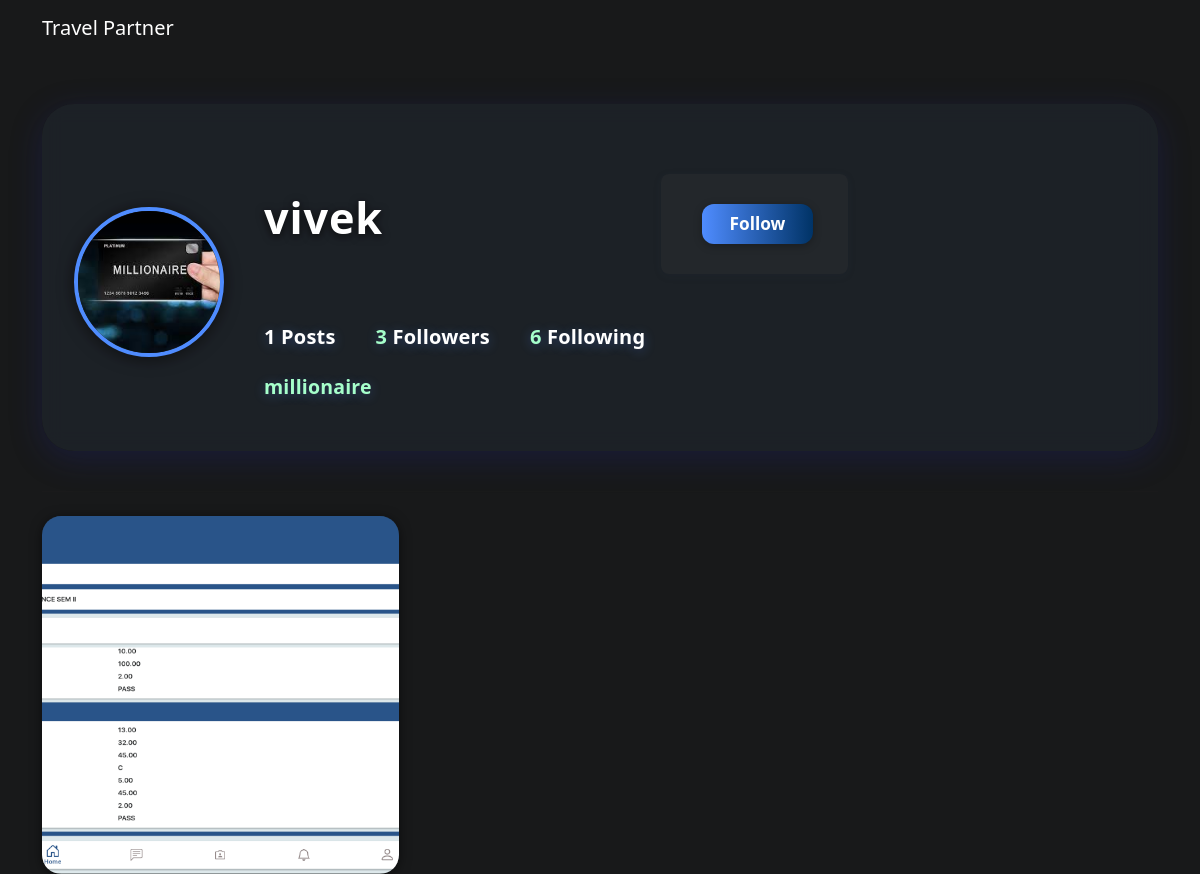
Screenshot of /user/vivek with the database file from the repository.
### app.py (models this page shows, shortened)
class User(db.Model, UserMixin):
    id = db.Column(db.Integer, primary_key=True)
    username = db.Column(db.String(80), unique=True, nullable=False)
    password = db.Column(db.String(120), nullable=False)
    bio = db.Column(db.String(300))
    interests = db.Column(db.String(300))
    profile_pic = db.Column(db.String(120))
    last_seen = db.Column(db.DateTime, default=datetime.utcnow)
    profile_pic_updated_at = db.Column(db.DateTime, default=datetime.utcnow)

class TripPost(db.Model):
    post_id = db.Column(db.Integer, primary_key=True)
    username = db.Column(db.String(80), db.ForeignKey('user.username'), nullable=False)
    image = db.Column(db.String(255), nullable=False)
    caption = db.Column(db.Text, nullable=True)
    timestamp = db.Column(db.DateTime, default=datetime.utcnow)

### app.py (the view)
@app.route('/user/<username>')
def view_profile(username):
    user = User.query.filter_by(username=username).first()
    if not user:
        flash('User not found.', 'danger')
        return redirect(url_for('home'))
    posts = TripPost.query.filter_by(username=username).order_by(TripPost.timestamp.desc()).all()
    followers = [f.follower for f in Follow.query.filter_by(followed=username).all()]
    following = [f.followed for f in Follow.query.filter_by(follower=username).all()]
    is_following = False
    if 'username' in session and session['username'] != username:
        is_following = Follow.query.filter_by(follower=session['username'], followed=username).first() is not None
    return render_template('profile.html', user=user, posts=posts, followers=followers, following=following, is_following=is_following)

### app.py (called while the page is built)
@app.before_request
def update_last_seen():
    if 'username' in session:
        user = User.query.filter_by(username=session['username']).first()
        if user:
            user.last_seen = datetime.utcnow()
            db.session.commit()

@app.context_processor
def inject_profile_pic_version():
    version = None
    if 'username' in session:
        user = User.query.filter_by(username=session['username']).first()
        if user and user.profile_pic_updated_at:
            version = int(user.profile_pic_updated_at.timestamp())
    if not version:
        from datetime import datetime
        version = int(datetime.utcnow().timestamp())
    return {'profile_pic_version': version}

### templates/profile.html (shortened to what this page needs)
<!DOCTYPE html>
<html>
<head>
    <link href="https://cdn.jsdelivr.net/npm/bootstrap@5.3.2/dist/css/bootstrap.min.css" rel="stylesheet">
    <link rel="stylesheet" href="https://cdn.jsdelivr.net/npm/bootstrap-icons@1.10.5/font/bootstrap-icons.css">
    <link rel="stylesheet" href="{{ url_for('static', filename='css/style.css') }}">
</head>
<body class="bg-dark">
    {% include 'navbar.html' %}
    <div class="container mt-5">
        <div class="profile-header-pro">
            <img src="{{ url_for('static', filename='profile_pics/' ~ (user.profile_pic if user.profile_pic else 'default_avatar.png')) }}" class="profile-pic-lg-pro">
            <div class="profile-info-pro">
                <div class="d-flex align-items-center mb-2">
                    <span class="profile-username-pro">{{ user.username }}</span>
                    {% if session['username'] == user.username %}
                        <a href="{{ url_for('edit_profile') }}" class="btn btn-ig-pro ms-3">Edit Profile</a>
                        <a href="{{ url_for('logout') }}" class="btn btn-ig-pro ms-2">Logout</a>
                    {% else %}
                        <form method="post" action="{{ url_for('follow_user' if not is_following else 'unfollow_user', username=user.username) }}" class="d-inline">
                            <button type="submit" class="btn btn-ig-pro ms-3">{{ 'Follow' if not is_following else 'Unfollow' }}</button>
                        </form>
                    {% endif %}
                </div>
                <div class="profile-stats-pro">
                    <span><b>{{ posts|length }}</b> Posts</span>
                    <span>
                      <b><a href="#" data-bs-toggle="modal" data-bs-target="#followersModal">{{ followers|length }}</a></b> Followers
                    </span>
                    <span>
                      <b><a href="#" data-bs-toggle="modal" data-bs-target="#followingModal">{{ following|length }}</a></b> Following
                    </span>
                </div>
                <div class="profile-bio-pro">{{ user.bio }}</div>
            </div>
        </div>
        <hr style="border-color:#222;">
        <div class="post-grid-pro mt-4">
            {% for post in posts %}
                <a href="{{ url_for('post_view', post_id=post.post_id) }}">
                    <img src="{{ url_for('static', filename='trip_posts/' ~ post.image) }}" class="post-grid-img-pro">
                </a>
            {% endfor %}
        </div>
    </div>
</body>
</html>

### static/css/style.css (style rules this page uses)
:root { --primary: #4f8cff; --accent: #ffb347; --background: #181a20; --text: #e0e0e0; }
body { font-family: 'Segoe UI', Arial, sans-serif; background: var(--background); color: var(--text); margin: 0; padding: 0; }
body, .bg-dark { background-color: #18191a !important; color: #e0e0e0 !important; }
a, a:visited { color: #90caf9; }
hr { border-color: #222 !important; }
.btn, .btn-primary, .btn-secondary, .btn-ig { background-color: #222 !important; color: #fff !important; border: none; }
form { background: #23272b !important; max-width: 350px; margin: 30px auto; padding: 30px 25px; border-radius: 8px; box-shadow: 0 2px 8px rgba(44,62,80,0.1); }
button { background: linear-gradient(90deg, #2563eb 0%, #1e40af 100%); color: #fff; border: none; padding: 10px 18px; border-radius: 4px; cursor: pointer; font-size: 1em; transition: background 0.2s; }
a { color: var(--primary); text-decoration: none; }

### templates/profile.html (style rules this page uses)
body { background: #18191a !important; color: #e0e0e0 !important; font-family: 'Montserrat', 'Segoe UI', Arial, sans-serif; }
.profile-header-pro { background: rgba(30,34,40,0.92); border-radius: 2rem; box-shadow: 0 8px 32px 0 rgba(31,38,135,0.27); backdrop-filter: blur(10px); padding: 2.5rem 2rem 2rem 2rem; margin-bottom: 2.5rem; display: flex; align-items: center; gap: 2.5rem; }
.profile-pic-lg-pro { width: 150px; height: 150px; border-radius: 50%; object-fit: cover; border: 4px solid #4f8cff; box-shadow: 0 2px 16px #0008; background: #23272b; }
.profile-info-pro { flex: 1; }
.profile-username-pro { font-size: 2.7rem; font-weight: 900; color: #fff; letter-spacing: 0.02em; margin-bottom: 0.7rem; text-shadow: 0 2px 8px #000a; }
.profile-stats-pro { display: flex; gap: 2.5rem; margin: 1.1rem 0 1.3rem 0; }
.profile-stats-pro span { font-size: 1.25rem; color: #fff; font-weight: 900; text-shadow: 0 2px 12px #4f8cff55, 0 1px 0 #23272b; letter-spacing: 0.01em; }
.profile-stats-pro a { color: #a6ffcb !important; font-weight: 900; text-shadow: 0 2px 12px #4f8cff55, 0 1px 0 #23272b; }
.profile-bio-pro { color: #a6ffcb; font-size: 1.22rem; margin-bottom: 1.1rem; font-weight: 700; text-shadow: 0 2px 12px #4f8cff55, 0 1px 0 #23272b; letter-spacing: 0.01em; }
.btn-ig-pro { background: linear-gradient(90deg,#4f8cff,#003366); color: #fff; border: none; border-radius: 0.75rem; padding: 7px 28px; font-weight: 800; margin-right: 10px; font-size: 1.08rem; box-shadow: 0 2px 8px #0004; transition: background 0.2s, box-shadow 0.2s; }
.post-grid-pro { display: grid; grid-template-columns: repeat(3, 1fr); gap: 22px; }
.post-grid-img-pro { width: 100%; aspect-ratio: 1/1; object-fit: cover; border-radius: 1.2rem; background: #23272b; box-shadow: 0 2px 12px #0008; transition: filter 0.2s, box-shadow 0.2s; cursor: pointer; }

### rows the page displays
User: profile_pic (picture), username "vivek", bio "millionaire"
TripPost: image (picture)

### other values shown
{{ 'Follow' if not is_following else 'Unfollow' }} "Follow"
{{ posts|length }} "1"
{{ followers|length }} "3"
{{ following|length }} "6"
